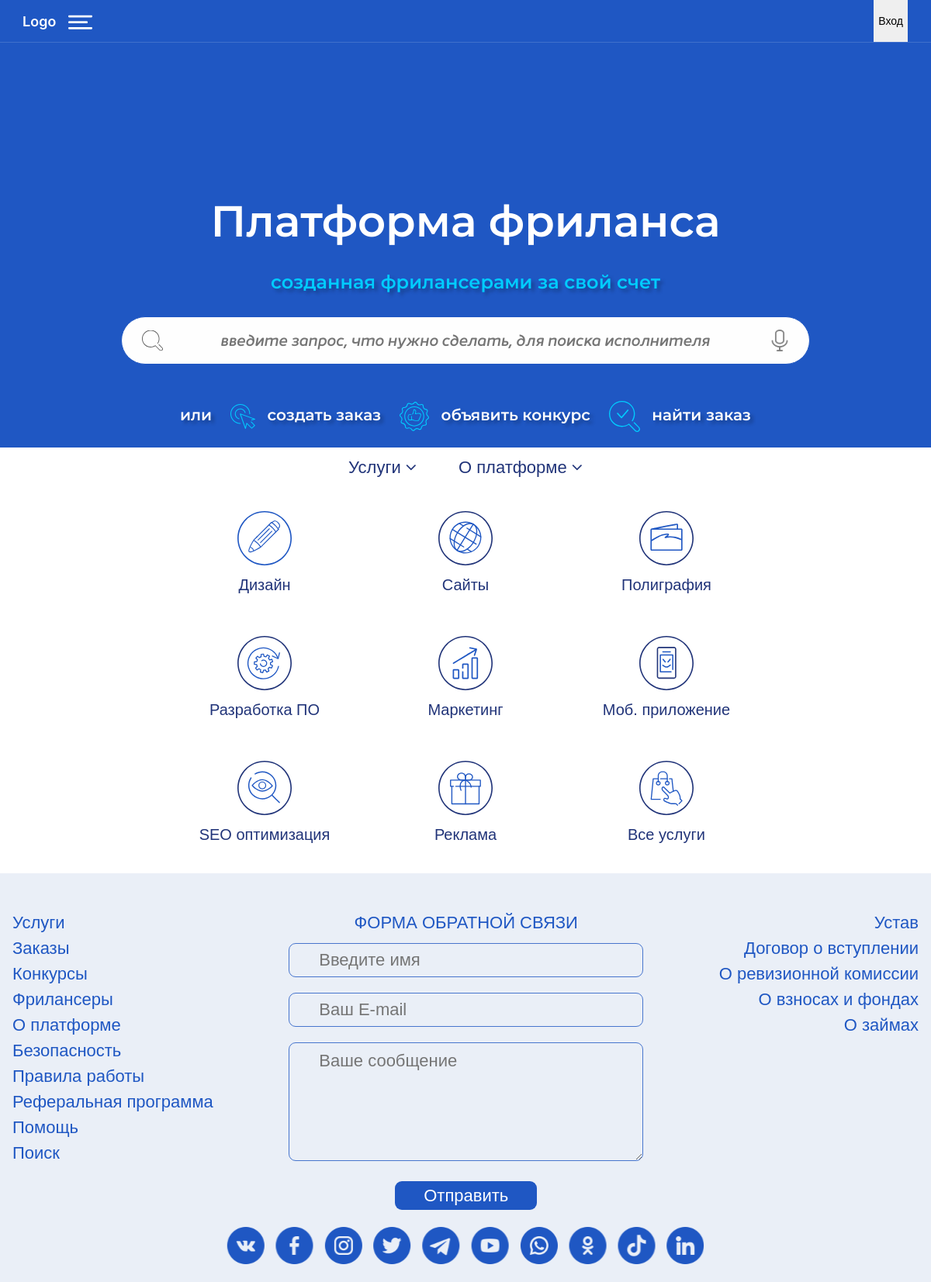
The page / on the database its author committed.
### app_settings/models.py (models this page shows, shortened)
class CompanySettings(SingletonModel):
    company = models.CharField(max_length=55, null=True, blank=True, verbose_name=_('название компании'))
    slogan = models.TextField(null=True, blank=True, verbose_name=_('слоган'))
    description = models.TextField(null=True, blank=True, verbose_name=_('краткое описание'))
    email = models.EmailField('email', null=True, blank=True)
    phone_number = models.CharField(max_length=20, null=True, blank=True, verbose_name=_('номер телефона'))
    address = models.CharField(max_length=150, null=True, blank=True, verbose_name=_('адрес'))
    class Meta:
        verbose_name = _('компания')
        verbose_name_plural = _('компания')

class SocialMediaItem(models.Model):
    social_media = models.ForeignKey('SocialMedia', related_name='social_media_item', on_delete=models.CASCADE, verbose_name=_('социальные сети'))
    name = models.CharField(max_length=55, null=True, blank=True, verbose_name=_('название'))
    link = models.URLField(max_length=255, null=True, blank=True, verbose_name=_('ссылка'), unique=True)
    icon = models.FileField(upload_to='social_media/', null=True, blank=True, verbose_name=_('иконка'), db_index=True,
                            validators=[icon_validator, icon_size_validate])
    class Meta:
        verbose_name = _('соцсеть')
        verbose_name_plural = _('соцсети')

### app_users/views.py (the view)
# urls.py: path("", IndexView.as_view(), name="home"),
class IndexView(TemplateView):
    template_name = 'app_users/home.html'
    extra_context = {'title': _('Главная страница'), 'current_elem': 'home'}
    def get_context_data(self, *, object_list=None, **kwargs):
        context = super().get_context_data(**kwargs)
        return context

### app_survey/context_proccessors.py (called while the page is built, shortened)
def load_number_polls(request):
    return {
        'number_polls': 0
    }

### app_users/templates/app_users/home.html
{% extends 'app_users/_base.html' %}
{% load static %}
{% load i18n %}
{% load flatpages %}
{% get_flatpages '/about-platform/' as about_platform %}
{% block middle %}
    {% include 'app_users/search.html' %}
    <div class="index-catalog-block">
		<div class="wrap">
			<div class="top-nav">
				<a href="#">{% trans "Услуги" %} <i class="fa fa-angle-down"></i></a>
				<a href="{{ about_platform.first.url }}">{% trans "О платформе" %} <i class="fa fa-angle-down"></i></a>
			</div>
			<div class="flex">
				<div class="item">
					<img src="{% static 'assets/img/categories/design.svg' %}">
					<p>{% trans "Дизайн" %}</p>
					<a href="#"></a>
				</div>
				<div class="item">
                    <img src="{% static 'assets/img/categories/sites.svg' %}">
					<p>{% trans "Сайты" %}</p>
					<a href="#"></a>
				</div>
				<div class="item">
                    <img src="{% static 'assets/img/categories/poligraphy.svg' %}">
					<p>{% trans "Полиграфия" %}</p>
					<a href="#"></a>
				</div>
				<div class="item">
                    <img src="{% static 'assets/img/categories/po_dev.svg' %}">
					<p>{% trans "Разработка ПО" %}</p>
					<a href="#"></a>
				</div>
				<div class="item">
                    <img src="{% static 'assets/img/categories/marketing.svg' %}">
					<p>{% trans "Маркетинг" %}</p>
					<a href="#"></a>
				</div>
				<div class="item">
                    <img src="{% static 'assets/img/categories/mobile.svg' %}">
					<p>{% trans "Моб. приложение" %}</p>
					<a href="#"></a>
				</div>
				<div class="item">
                    <img src="{% static 'assets/img/categories/seo.svg' %}">
					<p>{% trans "SEO оптимизация" %}</p>
					<a href="#"></a>
				</div>
				<div class="item">
                    <img src="{% static 'assets/img/categories/commercial.svg' %}">
					<p>{% trans "Реклама" %}</p>
					<a href="#"></a>
				</div>
				<div class="item">
					<img src="{% static 'assets/img/categories/all.svg' %}">
					<p>{% trans "Все услуги" %}</p>
					<a href="#"></a>
				</div>
			</div>
		</div>
	</div>
{% endblock %}

### app_users/templates/app_users/_base.html (shortened to what this page needs)
{% load static %}
{% load i18n %}
<!DOCTYPE html>
<html lang="ru">
    <head>
        <link rel="stylesheet" href="{% static 'assets/css/style.css' %}">
        <link rel="stylesheet" href="{% static 'assets/css/slick.css' %}">
        <link rel="stylesheet" href="{% static 'assets/css/phonecode.css' %}">
        <link rel="stylesheet" href="https://maxcdn.bootstrapcdn.com/font-awesome/4.5.0/css/font-awesome.min.css">
    </head>
    <body>
        {% include 'app_users/header.html' %}
        {% block middle %}
        {% endblock middle %}
        {% include 'app_users/footer.html' %}
    </body>
</html>

### app_users/templates/app_users/login_modal.html (shortened to what this page needs)
{% load static %}
{% load i18n %}

### app_users/templates/app_users/header.html (shortened to what this page needs)
{% load flatpages %}
{% load static %}
{% load i18n %}
<header class="header flex">
    <div class="logo">
        <a href="{% url 'home' %}"><img src="{% static 'assets/img/logo.svg' %}"></a>
        <a class="menu-button"></a>
    </div>
    {% if request.user.is_authenticated %}
        <a href="{% url 'logout' %}" class="logout"></a>
    {% else %}
        <button class="login-btn" onclick="loginPopup()">{% trans "Вход" %}</button>
    {% endif %}
</header>

### app_users/templates/app_users/search.html
{% load static %}
{% load i18n %}
<div class="index-first-block">
    <div class="wrap">
        <h1>{{ company_settings.company }}</h1>
        <div class="top-text">{{ company_settings.slogan }}</div>
        <form action="#" method="get">
            <input type="text" placeholder="{% trans 'введите запрос, что нужно сделать, для поиска исполнителя' %}">
            <button></button>
            <a href="#" class="sound"></a>
        </form>
        <div class="blocks">
            <span>{% trans 'или' %}</span>
            <span>
                <img src="{% static 'assets/img/first-block1.svg' %}"> <a href="#">{% trans 'создать заказ' %}</a>
            </span>
            <span>
                <img src="{% static 'assets/img/first-block2.svg' %}"> <a href="#">{% trans 'объявить конкурс' %}</a>
            </span>
            <span>
                <img src="{% static 'assets/img/first-block3.svg' %}"> <a href="#">{% trans 'найти заказ' %}</a>
            </span>
        </div>
    </div>
</div>

### app_users/templates/app_users/footer.html (shortened to what this page needs)
{% load static %}
{% load i18n %}
{% load flatpages %}
{% get_flatpages '/referral-program/' as referral_program %}
{% get_flatpages '/about-platform/' as about_platform %}
{% get_flatpages '/working-rules/' as working_rules %}
{% get_flatpages '/regulation/' as regulation %}
{% get_flatpages '/entry-agreement/' as entry_agreement %}
{% get_flatpages '/audit-commission/' as audit_commission %}
{% get_flatpages '/contributions-and-funds/' as contributions_and_funds %}
{% get_flatpages '/loans/' as loans %}
<footer class="footer">
    <div class="flex">
        <ul>
            <li><a href="#">{% trans 'Услуги' %}</a></li>
            <li><a href="#">{% trans 'Заказы' %}</a></li>
            <li><a href="#">{% trans 'Конкурсы' %}</a></li>
            <li><a href="#">{% trans 'Фрилансеры' %}</a></li>
            <li><a href="{{ about_platform.first.url }}">{% trans 'О платформе' %}</a></li>
            <li><a href="#">{% trans 'Безопасность' %}</a></li>
            <li><a href="{{ working_rules.first.url }}">{% trans 'Правила работы' %}</a></li>
            <li><a href="{{ referral_program.first.url }}">{% trans 'Реферальная программа' %}</a></li>
            <li><a href="#">{% trans 'Помощь' %}</a></li>
            <li><a href="#">{% trans 'Поиск' %}</a></li>
        </ul>
        <form action="#" method="post">
            <p>{% trans 'ФОРМА ОБРАТНОЙ СВЯЗИ' %}</p>
            <input name="name" type="text" placeholder="{% trans 'Введите имя' %}">
            <input name="email" type="text" placeholder="{% trans 'Ваш E-mail' %}">
            <textarea name="message" placeholder="{% trans 'Ваше сообщение' %}"></textarea>
            <button type="submit">{% trans 'Отправить' %}</button>
        </form>
        <ul class="tar">
            <li><a href="{{ regulation.first.url }}">{% trans 'Устав' %}</a></li>
            <li><a href="{{ entry_agreement.first.url }}">{% trans 'Договор о вступлении' %}</a></li>
            <li><a href="{{ audit_commission.first.url }}">{% trans 'О ревизионной комиссии' %}</a></li>
            <li><a href="{{ contributions_and_funds.first.url }}">{% trans 'О взносах и фондах' %}</a></li>
            <li><a href="{{ loans.first.url }}">{% trans 'О займах' %}</a></li>
        </ul>
    </div>
    <div class="social">
        {% if social_media.social_media_item.all %}
            {% for item in social_media.social_media_item.all %}
                <a title="{{ item.name }}" target="_blank" href="{{ item.link }}"><img alt="{{ item.name }}-logo" src="{{ item.icon.url }}"></a>
            {% endfor %}
        {% endif %}
    </div>
</footer>

### rows shown on the page
CompanySettings: company "Платформа фриланса", slogan "созданная фрилансерами за свой счет"
SocialMediaItem: icon (picture)
SocialMediaItem: icon (picture)
SocialMediaItem: icon (picture)
SocialMediaItem: icon (picture)
SocialMediaItem: icon (picture)
SocialMediaItem: icon (picture)
SocialMediaItem: icon (picture)
SocialMediaItem: icon (picture)
SocialMediaItem: icon (picture)
SocialMediaItem: icon (picture)
